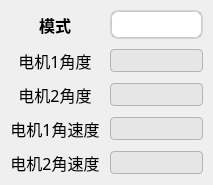
         <widget class="QWidget" name="layoutWidget">
          <property name="geometry">
           <rect>
            <x>10</x>
            <y>320</y>
            <width>210</width>
            <height>175</height>
           </rect>
          </property>
          <layout class="QGridLayout" name="gridLayout_2" columnstretch="1,2">
           <property name="leftMargin">
            <number>10</number>
           </property>
           <property name="topMargin">
            <number>10</number>
           </property>
           <property name="rightMargin">
            <number>10</number>
           </property>
           <property name="bottomMargin">
            <number>10</number>
           </property>
           <property name="spacing">
            <number>10</number>
           </property>
           <item row="0" column="1">
            <widget class="QComboBox" name="comboBox_mode">
             <property name="font">
              <font>
               <family>等线</family>
               <pointsize>12</pointsize>
              </font>
             </property>
             <property name="styleSheet">
              <string notr="true">QComboBox, QFontComboBox {
    border-width: 2px;
    border-radius: 8px;
    border-style: solid;
    border-top-color: qlineargradient(spread:pad, x1:0.5, y1:1, x2:0.5, y2:0, stop:0 #c1c9cf, stop:1 #d2d8dd);
    border-right-color: qlineargradient(spread:pad, x1:0, y1:0, x2:1, y2:0, stop:0 #c1c9cf, stop:1 #d2d8dd);
    border-bottom-color: qlineargradient(spread:pad, x1:0.5, y1:0, x2:0.5, y2:1, stop:0 #c1c9cf, stop:1 #d2d8dd);
    border-left-color: qlineargradient(spread:pad, x1:1, y1:0, x2:0, y2:0, stop:0 #c1c9cf, stop:1 #d2d8dd);
    background-color: #f4f4f4;
    color: #272727;
    padding-left: 5px;
}
QComboBox:editable, QComboBox:!editable, QComboBox::drop-down:editable, QComboBox:!editable:on, QComboBox::drop-down:editable:on {
    background: #ffffff;
}
QComboBox::drop-down {
    subcontrol-origin: padding;
    subcontrol-position: top right;
    width: 15px;
    color: #272727;

    border-top-right-radius: 3px;
    border-bottom-right-radius: 3px;
}
 
QComboBox::down-arrow {
     image: url(:/combox/images/arrow-down-bold.png);
}</string>
             </property>
             <property name="currentIndex">
              <number>-1</number>
             </property>
             <item>
              <property name="text">
               <string>0x01禁能</string>
              </property>
             </item>
             <item>
              <property name="text">
               <string>0x02停止</string>
              </property>
             </item>
             <item>
              <property name="text">
               <string>0x03位置</string>
              </property>
             </item>
             <item>
              <property name="text">
               <string>0x04速度</string>
              </property>
             </item>
            </widget>
           </item>
           <item row="1" column="0">
            <widget class="QLabel" name="label">
             <property name="font">
              <font>
               <family>微软雅黑</family>
               <pointsize>12</pointsize>
               <weight>50</weight>
               <bold>false</bold>
              </font>
             </property>
             <property name="text">
              <string>电机1角度</string>
             </property>
             <property name="alignment">
              <set>Qt::AlignCenter</set>
             </property>
            </widget>
           </item>
           <item row="1" column="1">
            <widget class="QLineEdit" name="lineEdit_motor1pos">
             <property name="font">
              <font>
               <family>Times New Roman</family>
               <pointsize>12</pointsize>
              </font>
             </property>
             <property name="styleSheet">
              <string notr="true">QLineEdit
{
	border:1px solid rgb(180, 180, 180);
	background: rgb(230,230,230);	/* 背景的颜色 */
	border-radius: 4px;

}

QLineEdit::hover	/* 鼠标悬停在LineEditor上面的时候 */
{
  color:green;	/* 字体颜色 */
  border-color:rgb(50,480,40);
  background-color:green;
}

QLineEdit::disabled	/* 禁用状态 */
{
}</string>
             </property>
            </widget>
           </item>
           <item row="2" column="0">
            <widget class="QLabel" name="label_2">
             <property name="font">
              <font>
               <family>微软雅黑</family>
               <pointsize>12</pointsize>
               <weight>50</weight>
               <bold>false</bold>
              </font>
             </property>
             <property name="text">
              <string>电机2角度</string>
             </property>
             <property name="alignment">
              <set>Qt::AlignCenter</set>
             </property>
            </widget>
           </item>
           <item row="2" column="1">
            <widget class="QLineEdit" name="lineEdit_motor2pos">
             <property name="font">
              <font>
               <family>Times New Roman</family>
               <pointsize>12</pointsize>
              </font>
             </property>
             <property name="styleSheet">
              <string notr="true">QLineEdit
{
	border:1px solid rgb(180, 180, 180);
	background: rgb(230,230,230);	/* 背景的颜色 */
	border-radius: 4px;

}

QLineEdit::hover	/* 鼠标悬停在LineEditor上面的时候 */
{
  color:green;	/* 字体颜色 */
  border-color:rgb(50,480,40);
  background-color:green;
}

QLineEdit::disabled	/* 禁用状态 */
{
}</string>
             </property>
            </widget>
           </item>
           <item row="3" column="0">
            <widget class="QLabel" name="label_3">
             <property name="font">
              <font>
               <family>微软雅黑</family>
               <pointsize>12</pointsize>
               <weight>50</weight>
               <bold>false</bold>
              </font>
             </property>
             <property name="text">
              <string>电机1角速度</string>
             </property>
             <property name="alignment">
              <set>Qt::AlignCenter</set>
             </property>
            </widget>
           </item>
           <item row="3" column="1">
            <widget class="QLineEdit" name="lineEdit_motor1vel">
             <property name="font">
              <font>
               <family>Times New Roman</family>
               <pointsize>12</pointsize>
              </font>
             </property>
             <property name="styleSheet">
              <string notr="true">QLineEdit
{
	border:1px solid rgb(180, 180, 180);
	background: rgb(230,230,230);	/* 背景的颜色 */
	border-radius: 4px;

}

QLineEdit::hover	/* 鼠标悬停在LineEditor上面的时候 */
{
  color:green;	/* 字体颜色 */
  border-color:rgb(50,480,40);
  background-color:green;
}

QLineEdit::disabled	/* 禁用状态 */
{
}</string>
             </property>
            </widget>
           </item>
           <item row="4" column="0">
            <widget class="QLabel" name="label_4">
             <property name="font">
              <font>
               <family>微软雅黑</family>
               <pointsize>12</pointsize>
               <weight>50</weight>
               <bold>false</bold>
              </font>
             </property>
             <property name="text">
              <string>电机2角速度</string>
             </property>
             <property name="alignment">
              <set>Qt::AlignCenter</set>
             </property>
            </widget>
           </item>
           <item row="4" column="1">
            <widget class="QLineEdit" name="lineEdit_motor2vel">
             <property name="font">
              <font>
               <family>Times New Roman</family>
               <pointsize>12</pointsize>
              </font>
             </property>
             <property name="styleSheet">
              <string notr="true">QLineEdit
{
	border:1px solid rgb(180, 180, 180);
	background: rgb(230,230,230);	/* 背景的颜色 */
	border-radius: 4px;

}

QLineEdit::hover	/* 鼠标悬停在LineEditor上面的时候 */
{
  color:green;	/* 字体颜色 */
  border-color:rgb(50,480,40);
  background-color:green;
}

QLineEdit::disabled	/* 禁用状态 */
{
}</string>
             </property>
            </widget>
           </item>
           <item row="0" column="0">
            <widget class="QLabel" name="label_5">
             <property name="font">
              <font>
               <family>等线</family>
               <pointsize>12</pointsize>
               <weight>75</weight>
               <bold>true</bold>
              </font>
             </property>
             <property name="text">
              <string>模式</string>
             </property>
             <property name="alignment">
              <set>Qt::AlignCenter</set>
             </property>
            </widget>
           </item>
          </layout>
         </widget>
